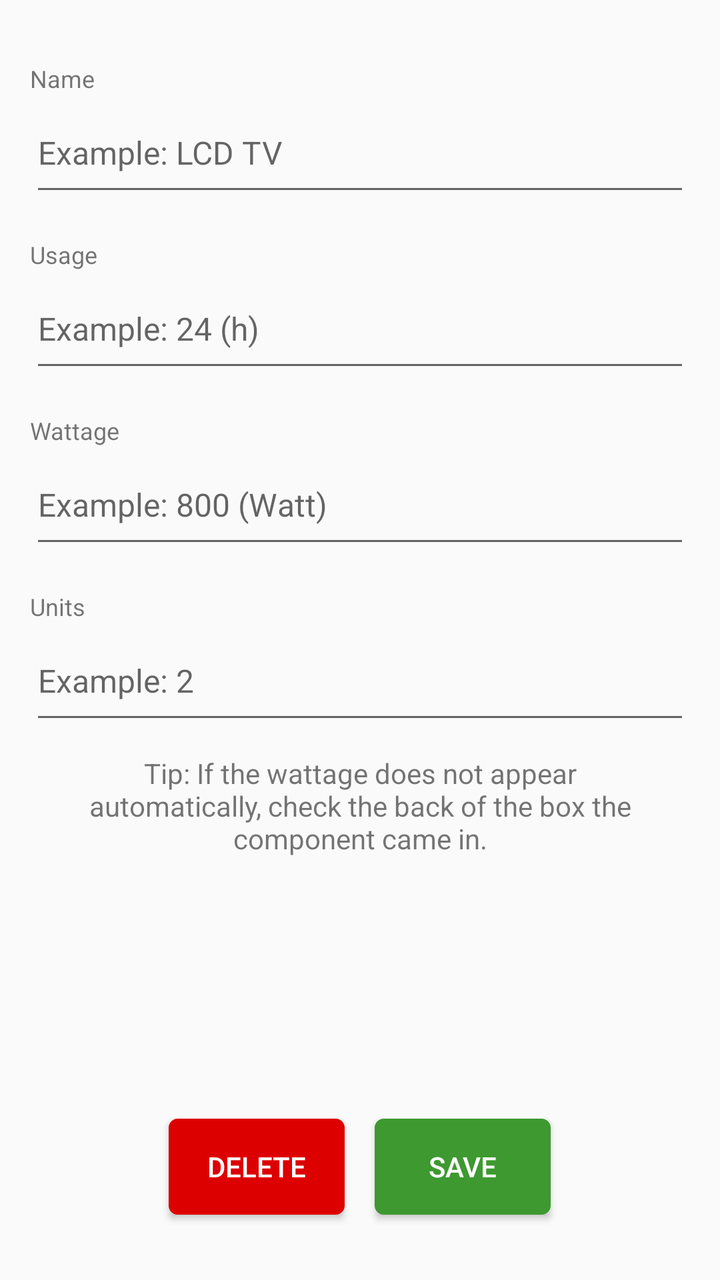
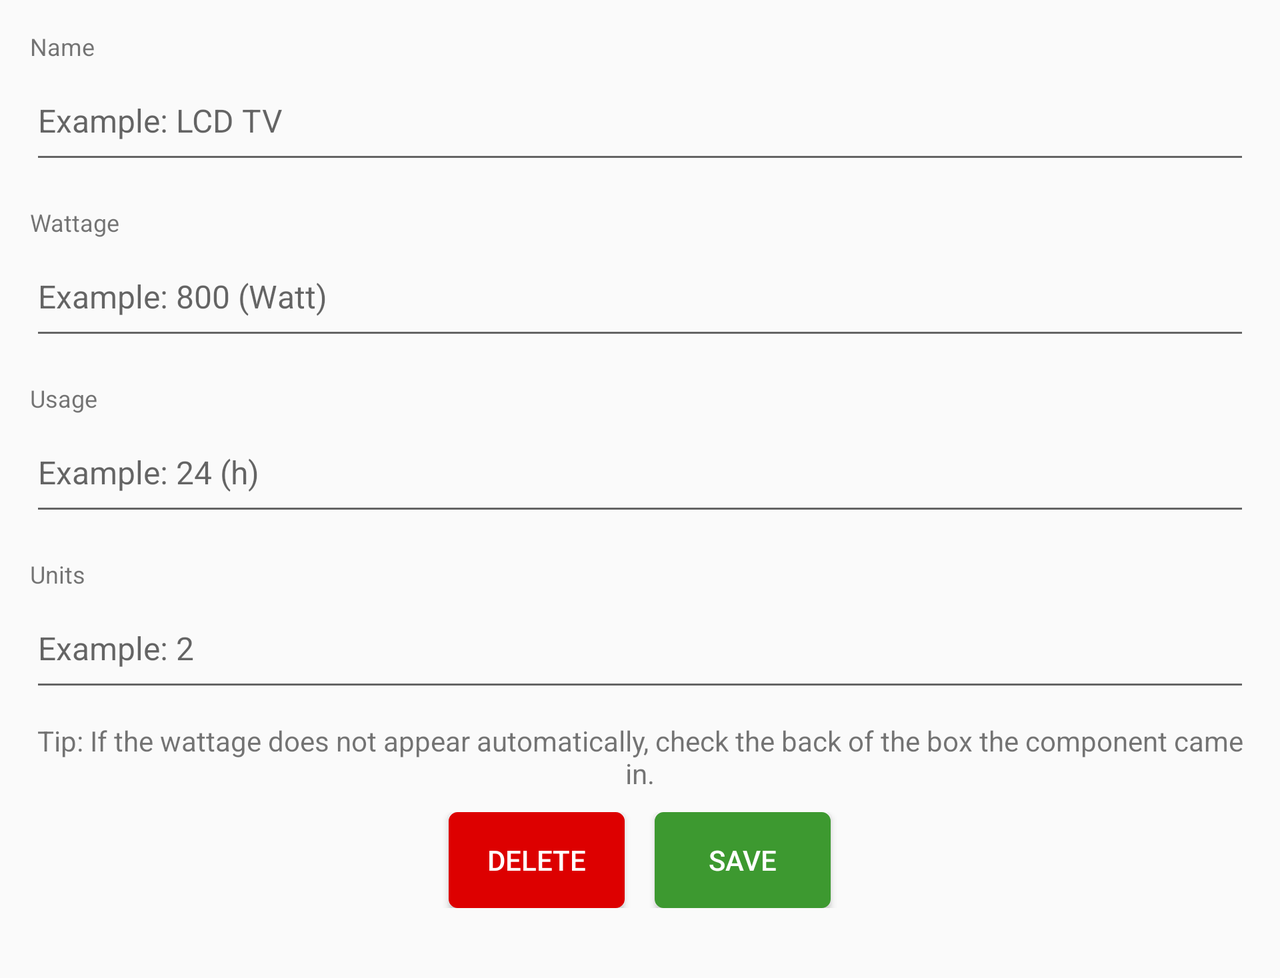

One screen, two layout resources from the same app: the default and the repository's alternative for another configuration. Each is rendered where Android would select it; the XML of both is given below.
<!-- AndroidManifest.xml: application theme AppTheme -->
<!-- res/layout/edit_component.xml -->
<?xml version="1.0" encoding="utf-8"?>
<LinearLayout xmlns:android="http://schemas.android.com/apk/res/android"
    android:layout_width="match_parent" android:layout_height="match_parent"
    android:orientation="vertical">

    <LinearLayout
        android:layout_width="match_parent"
        android:layout_height="wrap_content"
        android:orientation="vertical"
        android:id="@+id/labels"
        android:layout_margin="15dp"
        android:layout_weight="0.5"
        android:layout_marginTop="35dp">

        <TextView
            android:layout_width="match_parent"
            android:layout_height="wrap_content"
            android:textAppearance="?android:attr/textAppearanceSmall"
            android:text="@string/lbl_name_text"
            android:id="@+id/lbl_name"
            android:paddingTop="16dp"
            android:paddingBottom="8dp"
            android:textSize="12sp" />


        <EditText
            android:layout_width="match_parent"
            android:layout_height="wrap_content"
            android:id="@+id/txt_name"
            android:inputType="text"
            android:hint="Example: LCD TV"
            android:paddingBottom="16dp"
            android:textSize="16sp"/>

        <TextView
            android:layout_width="match_parent"
            android:layout_height="wrap_content"
            android:textAppearance="?android:attr/textAppearanceSmall"
            android:text="@string/lbl_usage_text"
            android:id="@+id/lbl_usage"
            android:paddingTop="16dp"
            android:paddingBottom="8dp"
            android:textSize="12sp"/>

        <EditText
            android:layout_width="match_parent"
            android:layout_height="wrap_content"
            android:inputType="number"
            android:ems="10"
            android:id="@+id/txt_usage"
            android:hint="Example: 24 (h)"
            android:paddingBottom="16dp"
            android:textSize="16sp"/>

        <TextView
            android:layout_width="match_parent"
            android:layout_height="wrap_content"
            android:textAppearance="?android:attr/textAppearanceSmall"
            android:text="@string/lbl_wattage_text"
            android:id="@+id/lbl_wattage"
            android:paddingTop="16dp"
            android:textSize="12sp"
            android:paddingBottom="8dp"
            />

        <EditText
            android:layout_width="match_parent"
            android:layout_height="wrap_content"
            android:inputType="number"
            android:ems="10"
            android:id="@+id/txt_wattage"
            android:hint="Example: 800 (Watt)"
            android:paddingBottom="16dp"
            android:textSize="16sp" />

        <TextView
            android:layout_width="match_parent"
            android:layout_height="wrap_content"
            android:textAppearance="?android:attr/textAppearanceSmall"
            android:text="@string/lbl_units_text"
            android:id="@+id/lbl_number"
            android:paddingTop="16dp"
            android:textSize="12sp"
            android:paddingBottom="8dp"
            />

        <EditText
            android:layout_width="match_parent"
            android:layout_height="wrap_content"
            android:inputType="number"
            android:ems="10"
            android:id="@+id/txt_units"
            android:hint="Example: 2"
            android:paddingBottom="16dp"
            android:textSize="16sp" />

        <TextView
            android:layout_width="300dp"
            android:layout_height="wrap_content"
            android:text="@string/txt_tip_component"
            android:id="@+id/textView"
            android:gravity="center"
            android:layout_gravity="center_horizontal"
            android:layout_marginTop="10dp" />
    </LinearLayout>

    <LinearLayout
        android:layout_width="match_parent"
        android:layout_height="0dp"
        android:layout_weight="0.5"
        android:layout_gravity="center|bottom"
        android:gravity="center"
        android:layout_marginBottom="10dp">


        <Button
            android:layout_width="wrap_content"
            android:layout_height="wrap_content"
            android:text="Delete"
            android:id="@+id/btn_delete"
            android:background="@drawable/custom_button_2"
            android:textColor="#FFFFFF"
            android:layout_marginRight="15dp"/>

        <Button
            android:layout_width="wrap_content"
            android:layout_height="wrap_content"
            android:text="Save"
            android:id="@+id/btn_OK"
            android:layout_gravity="center_horizontal|center"
            android:background="@drawable/custom_button_green"
            android:textColor="#FFFFFF"/>
    </LinearLayout>


    
    
    
    
    
    
    
    
    

    
    
    
    
    
    
    
    
    

    
    
    
    
    
    
    
    
    
    



</LinearLayout>
<!-- resources referenced by this layout -->
<resources>
  <!-- drawable custom_button_2 (drawable) -->
  <?xml version="1.0" encoding="utf-8"?>
  <selector
      xmlns:android="http://schemas.android.com/apk/res/android">
  
      <item android:state_pressed="true" >
          <shape>
              <gradient
                  android:startColor="#DD0000"
                  android:endColor="#DD0000"
                  android:angle="270" />
              <stroke
                  android:width="3dp"
                  android:color="#DD0000" />
              <corners
                  android:radius="3dp" />
              <padding
                  android:left="10dp"
                  android:top="10dp"
                  android:right="10dp"
                  android:bottom="10dp" />
          </shape>
      </item>
  
      <item android:state_focused="true" >
          <shape>
              <gradient
                  android:endColor="#DD0000"
                  android:startColor="#DD0000"
                  android:angle="270" />
              <stroke
                  android:width="3dp"
                  android:color="#DD0000" />
              <corners
                  android:radius="3dp" />
              <padding
                  android:left="10dp"
                  android:top="10dp"
                  android:right="10dp"
                  android:bottom="10dp" />
          </shape>
      </item>
  
      <item>
          <shape>
              <gradient
                  android:endColor="#DD0000"
                  android:startColor="#DD0000"
                  android:angle="270" />
              <stroke
                  android:width="3dp"
                  android:color="#DD0000" />
              <corners
                  android:radius="3dp" />
              <padding
                  android:left="10dp"
                  android:top="10dp"
                  android:right="10dp"
                  android:bottom="10dp" />
          </shape>
      </item>
  </selector>
  <string name="lbl_name_text">Name</string>
  <string name="lbl_units_text">Units</string>
  <string name="lbl_usage_text">Usage</string>
  <string name="lbl_wattage_text">Wattage</string>
  <string name="txt_tip_component">Tip: If the wattage does not appear automatically,
          check the back of the box the component came in.</string>
  <style name="AppTheme" parent="Theme.AppCompat.Light.DarkActionBar">
          
          <item name="colorPrimary">@color/colorPrimary</item>
          <item name="colorPrimaryDark">@color/colorPrimaryDark</item>
          <item name="colorAccent">@color/colorAccent</item>
      </style>
</resources>
<!-- res/layout-land/edit_component.xml (the repository's variant of the layout above) -->
<!-- drawn on the phone turned sideways -->
<?xml version="1.0" encoding="utf-8"?>
<ScrollView xmlns:android="http://schemas.android.com/apk/res/android"
    android:layout_width="match_parent" android:layout_height="match_parent"
    android:orientation="vertical">

    <LinearLayout
        android:layout_width="match_parent"
        android:layout_height="wrap_content"
        android:orientation="vertical"
        android:id="@+id/labels"
        android:layout_margin="15dp">

        <TextView
            android:layout_width="match_parent"
            android:layout_height="wrap_content"
            android:textAppearance="?android:attr/textAppearanceSmall"
            android:text="@string/lbl_name_text"
            android:id="@+id/lbl_name"
            android:paddingTop="0dp"
            android:paddingBottom="8dp"
            android:textSize="12sp" />


        <EditText
            android:layout_width="match_parent"
            android:layout_height="wrap_content"
            android:id="@+id/txt_name"
            android:inputType="text"
            android:hint="@string/txt_name_hint_land"
            android:paddingBottom="16dp"
            android:textSize="16sp"/>

        <TextView
            android:layout_width="match_parent"
            android:layout_height="wrap_content"
            android:textAppearance="?android:attr/textAppearanceSmall"
            android:text="@string/lbl_wattage_text"
            android:id="@+id/lbl_wattage"
            android:paddingTop="16dp"
            android:textSize="12sp"
            android:paddingBottom="8dp"
            />

        <EditText
            android:layout_width="match_parent"
            android:layout_height="wrap_content"
            android:inputType="number"
            android:ems="10"
            android:id="@+id/txt_wattage"
            android:hint="@string/txt_wattage_hint_land"
            android:paddingBottom="16dp"
            android:textSize="16sp" />

        <TextView
            android:layout_width="match_parent"
            android:layout_height="wrap_content"
            android:textAppearance="?android:attr/textAppearanceSmall"
            android:text="@string/lbl_usage_text"
            android:id="@+id/lbl_usage"
            android:paddingTop="16dp"
            android:paddingBottom="8dp"
            android:textSize="12sp"/>

        <EditText
            android:layout_width="match_parent"
            android:layout_height="wrap_content"
            android:inputType="number"
            android:ems="10"
            android:id="@+id/txt_usage"
            android:hint="@string/txt_usage_hint_land"
            android:paddingBottom="16dp"
            android:textSize="16sp"/>

        <TextView
            android:layout_width="match_parent"
            android:layout_height="wrap_content"
            android:textAppearance="?android:attr/textAppearanceSmall"
            android:text="@string/lbl_units_text"
            android:id="@+id/lbl_number"
            android:paddingTop="16dp"
            android:textSize="12sp"
            android:paddingBottom="8dp"
            />

        <EditText
            android:layout_width="match_parent"
            android:layout_height="wrap_content"
            android:inputType="number"
            android:ems="10"
            android:id="@+id/txt_units"
            android:hint="@string/txt_units_hint_land"
            android:paddingBottom="16dp"
            android:textSize="16sp" />

        <TextView
            android:layout_width="match_parent"
            android:layout_height="wrap_content"
            android:text="@string/txt_tip_component"
            android:id="@+id/textView"
            android:gravity="center"
            android:layout_gravity="center_horizontal"
            android:layout_marginTop="10dp" />


    <LinearLayout
        android:layout_width="match_parent"
        android:layout_height="0dp"
        android:layout_weight="0.5"
        android:layout_gravity="center|bottom"
        android:gravity="center"
        android:layout_marginTop="10dp"
        android:layout_marginBottom="20dp">


        <Button
            android:layout_width="wrap_content"
            android:layout_height="wrap_content"
            android:text="Delete"
            android:id="@+id/btn_delete"
            android:background="@drawable/custom_button_2"
            android:textColor="#FFFFFF"
            android:layout_marginRight="15dp"/>

        <Button
            android:layout_width="wrap_content"
            android:layout_height="wrap_content"
            android:text="Save"
            android:id="@+id/btn_OK"
            android:layout_gravity="center_horizontal|center"
            android:background="@drawable/custom_button_green"
            android:textColor="#FFFFFF"/>
    </LinearLayout>
    </LinearLayout>


    
    
    
    
    
    
    
    
    

    
    
    
    
    
    
    
    
    

    
    
    
    
    
    
    
    
    
    



</ScrollView>
<!-- resources referenced by the variant -->
<!-- as the phone turned sideways resolves them -->
<resources>
  <!-- drawable custom_button_2 (drawable) -->
  <?xml version="1.0" encoding="utf-8"?>
  <selector
      xmlns:android="http://schemas.android.com/apk/res/android">
  
      <item android:state_pressed="true" >
          <shape>
              <gradient
                  android:startColor="#DD0000"
                  android:endColor="#DD0000"
                  android:angle="270" />
              <stroke
                  android:width="3dp"
                  android:color="#DD0000" />
              <corners
                  android:radius="3dp" />
              <padding
                  android:left="10dp"
                  android:top="10dp"
                  android:right="10dp"
                  android:bottom="10dp" />
          </shape>
      </item>
  
      <item android:state_focused="true" >
          <shape>
              <gradient
                  android:endColor="#DD0000"
                  android:startColor="#DD0000"
                  android:angle="270" />
              <stroke
                  android:width="3dp"
                  android:color="#DD0000" />
              <corners
                  android:radius="3dp" />
              <padding
                  android:left="10dp"
                  android:top="10dp"
                  android:right="10dp"
                  android:bottom="10dp" />
          </shape>
      </item>
  
      <item>
          <shape>
              <gradient
                  android:endColor="#DD0000"
                  android:startColor="#DD0000"
                  android:angle="270" />
              <stroke
                  android:width="3dp"
                  android:color="#DD0000" />
              <corners
                  android:radius="3dp" />
              <padding
                  android:left="10dp"
                  android:top="10dp"
                  android:right="10dp"
                  android:bottom="10dp" />
          </shape>
      </item>
  </selector>
  <string name="lbl_name_text">Name</string>
  <string name="lbl_units_text">Units</string>
  <string name="lbl_usage_text">Usage</string>
  <string name="lbl_wattage_text">Wattage</string>
  <string name="txt_name_hint_land">Example: LCD TV</string>
  <string name="txt_tip_component">Tip: If the wattage does not appear automatically,
          check the back of the box the component came in.</string>
  <string name="txt_units_hint_land">Example: 2</string>
  <string name="txt_usage_hint_land">Example: 24 (h)</string>
  <string name="txt_wattage_hint_land">Example: 800 (Watt)</string>
  <style name="AppTheme" parent="Theme.AppCompat.Light.DarkActionBar">
          
          <item name="colorPrimary">@color/colorPrimary</item>
          <item name="colorPrimaryDark">@color/colorPrimaryDark</item>
          <item name="colorAccent">@color/colorAccent</item>
      </style>
</resources>
